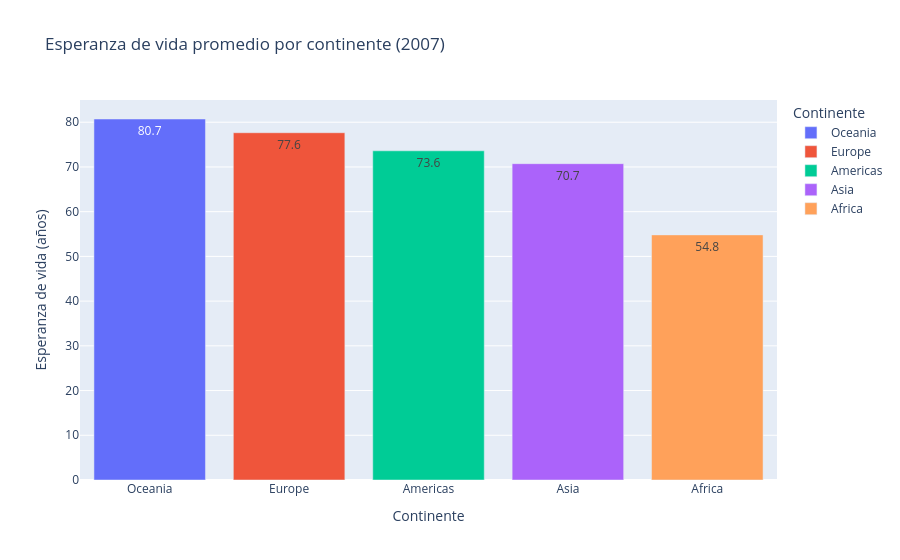

Notebook source saved alongside this figure:
### Code cell
gap_2007 = gapminder[gapminder["year"] == 2007]
resumen = gap_2007.groupby("continent")["lifeExp"].mean().reset_index().sort_values("lifeExp", ascending=False)

px.bar(
    resumen,
    x="continent",
    y="lifeExp",
    color="continent",
    text_auto=".1f",
    title="Esperanza de vida promedio por continente (2007)",
    labels={"lifeExp": "Esperanza de vida (años)", "continent": "Continente"}
)

### Figure 1 — Plotly figure (JSON) as saved in the notebook; plotly's stock layout.template omitted (floating-point values rounded to 4 significant figures)
{"data": [{"hovertemplate": "Continente=%{x}<br>Esperanza de vida (años)=%{y}<extra></extra>", "legendgroup": "Oceania", "marker": {"color": "#636efa", "pattern": {"shape": ""}}, "name": "Oceania", "orientation": "v", "showlegend": true, "textposition": "auto", "texttemplate": "%{y:.1f}", "type": "bar", "x": ["Oceania"], "xaxis": "x", "y": [80.72], "yaxis": "y"}, {"hovertemplate": "Continente=%{x}<br>Esperanza de vida (años)=%{y}<extra></extra>", "legendgroup": "Europe", "marker": {"color": "#EF553B", "pattern": {"shape": ""}}, "name": "Europe", "orientation": "v", "showlegend": true, "textposition": "auto", "texttemplate": "%{y:.1f}", "type": "bar", "x": ["Europe"], "xaxis": "x", "y": [77.65], "yaxis": "y"}, {"hovertemplate": "Continente=%{x}<br>Esperanza de vida (años)=%{y}<extra></extra>", "legendgroup": "Americas", "marker": {"color": "#00cc96", "pattern": {"shape": ""}}, "name": "Americas", "orientation": "v", "showlegend": true, "textposition": "auto", "texttemplate": "%{y:.1f}", "type": "bar", "x": ["Americas"], "xaxis": "x", "y": [73.61], "yaxis": "y"}, {"hovertemplate": "Continente=%{x}<br>Esperanza de vida (años)=%{y}<extra></extra>", "legendgroup": "Asia", "marker": {"color": "#ab63fa", "pattern": {"shape": ""}}, "name": "Asia", "orientation": "v", "showlegend": true, "textposition": "auto", "texttemplate": "%{y:.1f}", "type": "bar", "x": ["Asia"], "xaxis": "x", "y": [70.73], "yaxis": "y"}, {"hovertemplate": "Continente=%{x}<br>Esperanza de vida (años)=%{y}<extra></extra>", "legendgroup": "Africa", "marker": {"color": "#FFA15A", "pattern": {"shape": ""}}, "name": "Africa", "orientation": "v", "showlegend": true, "textposition": "auto", "texttemplate": "%{y:.1f}", "type": "bar", "x": ["Africa"], "xaxis": "x", "y": [54.81], "yaxis": "y"}], "layout": {"barmode": "relative", "legend": {"title": {"text": "Continente"}, "tracegroupgap": 0}, "title": {"text": "Esperanza de vida promedio por continente (2007)"}, "xaxis": {"anchor": "y", "categoryarray": ["Oceania", "Europe", "Americas", "Asia", "Africa"], "categoryorder": "array", "domain": [0, 1], "title": {"text": "Continente"}}, "yaxis": {"anchor": "x", "domain": [0, 1], "title": {"text": "Esperanza de vida (años)"}}}}
